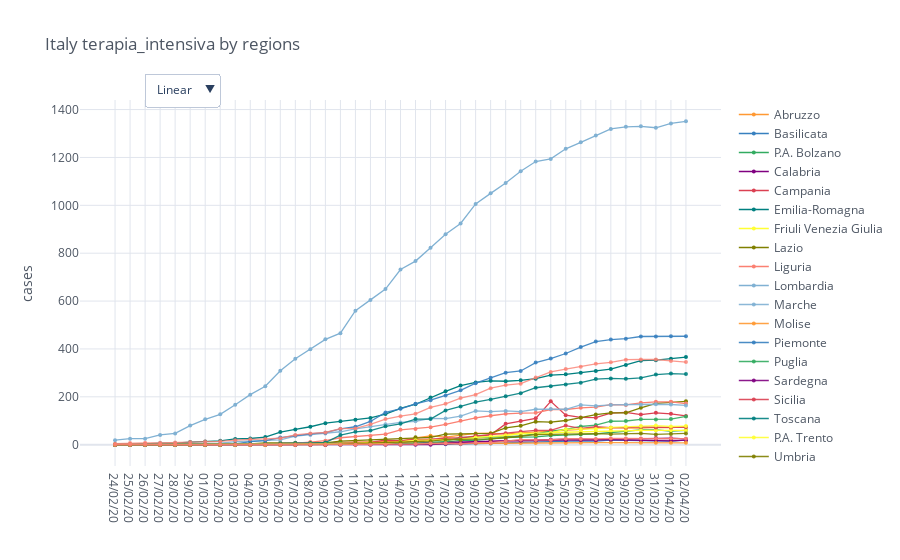

Source (notebook cell):
### Code cell
regions = io.italy_load_regions()
category = 'terapia_intensiva'
total_cases = io.italy_regions_filter_by_category(regions, category)

mpl.iplot_comparative_plot(total_cases, title='Italy ' + category + ' by regions')

### Figure 1 — Plotly figure (JSON) as saved in the notebook; plotly's stock layout.template omitted (floating-point values rounded to 4 significant figures)
{"data": [{"line": {"color": "rgba(255, 153, 51, 1.0)", "dash": "solid", "shape": "linear", "width": 1.3}, "marker": {"size": 4, "symbol": "circle"}, "mode": "lines+markers", "name": "Abruzzo", "text": "", "type": "scatter", "x": ["24/02/20", "25/02/20", "26/02/20", "27/02/20", "28/02/20", "29/02/20", "01/03/20", "02/03/20", "03/03/20", "04/03/20", "05/03/20", "06/03/20", "07/03/20", "08/03/20", "09/03/20", "10/03/20", "11/03/20", "12/03/20", "13/03/20", "14/03/20", "15/03/20", "16/03/20", "17/03/20", "18/03/20", "19/03/20", "20/03/20", "21/03/20", "22/03/20", "23/03/20", "24/03/20", "25/03/20", "26/03/20", "27/03/20", "28/03/20", "29/03/20", "30/03/20", "31/03/20", "01/04/20", "02/04/20"], "y": [0, 0, 0, 0, 0, 0, 0, 0, 0, 0, 0, 0, 0, 0, 0, 9, 9, 12, 14, 14, 28, 37, 32, 41, 47, 48, 44, 49, 52, 57, 59, 64, 71, 70, 68, 69, 73, 71, 75]}, {"line": {"color": "rgba(55, 128, 191, 1.0)", "dash": "solid", "shape": "linear", "width": 1.3}, "marker": {"size": 4, "symbol": "circle"}, "mode": "lines+markers", "name": "Basilicata", "text": "", "type": "scatter", "x": ["24/02/20", "25/02/20", "26/02/20", "27/02/20", "28/02/20", "29/02/20", "01/03/20", "02/03/20", "03/03/20", "04/03/20", "05/03/20", "06/03/20", "07/03/20", "08/03/20", "09/03/20", "10/03/20", "11/03/20", "12/03/20", "13/03/20", "14/03/20", "15/03/20", "16/03/20", "17/03/20", "18/03/20", "19/03/20", "20/03/20", "21/03/20", "22/03/20", "23/03/20", "24/03/20", "25/03/20", "26/03/20", "27/03/20", "28/03/20", "29/03/20", "30/03/20", "31/03/20", "01/04/20", "02/04/20"], "y": [0, 0, 0, 0, 0, 0, 0, 0, 0, 0, 0, 0, 0, 0, 0, 0, 1, 1, 1, 2, 2, 2, 2, 2, 5, 5, 7, 10, 12, 12, 14, 16, 15, 19, 18, 18, 17, 15, 19]}, {"line": {"color": "rgba(50, 171, 96, 1.0)", "dash": "solid", "shape": "linear", "width": 1.3}, "marker": {"size": 4, "symbol": "circle"}, "mode": "lines+markers", "name": "P.A. Bolzano", "text": "", "type": "scatter", "x": ["24/02/20", "25/02/20", "26/02/20", "27/02/20", "28/02/20", "29/02/20", "01/03/20", "02/03/20", "03/03/20", "04/03/20", "05/03/20", "06/03/20", "07/03/20", "08/03/20", "09/03/20", "10/03/20", "11/03/20", "12/03/20", "13/03/20", "14/03/20", "15/03/20", "16/03/20", "17/03/20", "18/03/20", "19/03/20", "20/03/20", "21/03/20", "22/03/20", "23/03/20", "24/03/20", "25/03/20", "26/03/20", "27/03/20", "28/03/20", "29/03/20", "30/03/20", "31/03/20", "01/04/20", "02/04/20"], "y": [0, 0, 0, 0, 0, 0, 0, 0, 0, 0, 0, 0, 0, 0, 0, 1, 4, 4, 5, 7, 4, 11, 11, 18, 18, 24, 30, 32, 33, 38, 40, 43, 45, 51, 56, 62, 62, 57, 60]}, {"line": {"color": "rgba(128, 0, 128, 1.0)", "dash": "solid", "shape": "linear", "width": 1.3}, "marker": {"size": 4, "symbol": "circle"}, "mode": "lines+markers", "name": "Calabria", "text": "", "type": "scatter", "x": ["24/02/20", "25/02/20", "26/02/20", "27/02/20", "28/02/20", "29/02/20", "01/03/20", "02/03/20", "03/03/20", "04/03/20", "05/03/20", "06/03/20", "07/03/20", "08/03/20", "09/03/20", "10/03/20", "11/03/20", "12/03/20", "13/03/20", "14/03/20", "15/03/20", "16/03/20", "17/03/20", "18/03/20", "19/03/20", "20/03/20", "21/03/20", "22/03/20", "23/03/20", "24/03/20", "25/03/20", "26/03/20", "27/03/20", "28/03/20", "29/03/20", "30/03/20", "31/03/20", "01/04/20", "02/04/20"], "y": [0, 0, 0, 0, 0, 0, 0, 0, 0, 0, 0, 0, 0, 0, 0, 2, 2, 2, 3, 4, 6, 7, 10, 11, 13, 16, 16, 17, 20, 21, 23, 23, 22, 22, 19, 18, 17, 16, 19]}, {"line": {"color": "rgba(219, 64, 82, 1.0)", "dash": "solid", "shape": "linear", "width": 1.3}, "marker": {"size": 4, "symbol": "circle"}, "mode": "lines+markers", "name": "Campania", "text": "", "type": "scatter", "x": ["24/02/20", "25/02/20", "26/02/20", "27/02/20", "28/02/20", "29/02/20", "01/03/20", "02/03/20", "03/03/20", "04/03/20", "05/03/20", "06/03/20", "07/03/20", "08/03/20", "09/03/20", "10/03/20", "11/03/20", "12/03/20", "13/03/20", "14/03/20", "15/03/20", "16/03/20", "17/03/20", "18/03/20", "19/03/20", "20/03/20", "21/03/20", "22/03/20", "23/03/20", "24/03/20", "25/03/20", "26/03/20", "27/03/20", "28/03/20", "29/03/20", "30/03/20", "31/03/20", "01/04/20", "02/04/20"], "y": [0, 0, 0, 0, 0, 0, 0, 0, 0, 0, 0, 0, 0, 7, 8, 8, 11, 11, 19, 17, 22, 22, 24, 24, 36, 41, 87, 99, 110, 181, 123, 114, 113, 132, 135, 126, 133, 129, 120]}, {"line": {"color": "rgba(0, 128, 128, 1.0)", "dash": "solid", "shape": "linear", "width": 1.3}, "marker": {"size": 4, "symbol": "circle"}, "mode": "lines+markers", "name": "Emilia-Romagna", "text": "", "type": "scatter", "x": ["24/02/20", "25/02/20", "26/02/20", "27/02/20", "28/02/20", "29/02/20", "01/03/20", "02/03/20", "03/03/20", "04/03/20", "05/03/20", "06/03/20", "07/03/20", "08/03/20", "09/03/20", "10/03/20", "11/03/20", "12/03/20", "13/03/20", "14/03/20", "15/03/20", "16/03/20", "17/03/20", "18/03/20", "19/03/20", "20/03/20", "21/03/20", "22/03/20", "23/03/20", "24/03/20", "25/03/20", "26/03/20", "27/03/20", "28/03/20", "29/03/20", "30/03/20", "31/03/20", "01/04/20", "02/04/20"], "y": [2, 2, 3, 6, 6, 11, 13, 16, 24, 26, 32, 53, 64, 75, 90, 98, 104, 112, 128, 152, 169, 197, 223, 247, 260, 267, 265, 269, 276, 291, 294, 301, 308, 316, 333, 351, 353, 359, 366]}, {"line": {"color": "rgba(255, 255, 51, 1.0)", "dash": "solid", "shape": "linear", "width": 1.3}, "marker": {"size": 4, "symbol": "circle"}, "mode": "lines+markers", "name": "Friuli Venezia Giulia", "text": "", "type": "scatter", "x": ["24/02/20", "25/02/20", "26/02/20", "27/02/20", "28/02/20", "29/02/20", "01/03/20", "02/03/20", "03/03/20", "04/03/20", "05/03/20", "06/03/20", "07/03/20", "08/03/20", "09/03/20", "10/03/20", "11/03/20", "12/03/20", "13/03/20", "14/03/20", "15/03/20", "16/03/20", "17/03/20", "18/03/20", "19/03/20", "20/03/20", "21/03/20", "22/03/20", "23/03/20", "24/03/20", "25/03/20", "26/03/20", "27/03/20", "28/03/20", "29/03/20", "30/03/20", "31/03/20", "01/04/20", "02/04/20"], "y": [0, 0, 0, 0, 0, 0, 0, 0, 0, 0, 0, 0, 1, 1, 1, 6, 5, 10, 8, 11, 12, 19, 21, 27, 29, 32, 37, 47, 41, 49, 52, 54, 57, 59, 60, 60, 60, 60, 60]}, {"line": {"color": "rgba(128, 128, 0, 1.0)", "dash": "solid", "shape": "linear", "width": 1.3}, "marker": {"size": 4, "symbol": "circle"}, "mode": "lines+markers", "name": "Lazio", "text": "", "type": "scatter", "x": ["24/02/20", "25/02/20", "26/02/20", "27/02/20", "28/02/20", "29/02/20", "01/03/20", "02/03/20", "03/03/20", "04/03/20", "05/03/20", "06/03/20", "07/03/20", "08/03/20", "09/03/20", "10/03/20", "11/03/20", "12/03/20", "13/03/20", "14/03/20", "15/03/20", "16/03/20", "17/03/20", "18/03/20", "19/03/20", "20/03/20", "21/03/20", "22/03/20", "23/03/20", "24/03/20", "25/03/20", "26/03/20", "27/03/20", "28/03/20", "29/03/20", "30/03/20", "31/03/20", "01/04/20", "02/04/20"], "y": [1, 1, 0, 0, 0, 0, 0, 0, 0, 3, 7, 8, 8, 8, 8, 15, 18, 20, 24, 25, 31, 31, 44, 44, 45, 47, 70, 79, 96, 94, 101, 113, 126, 133, 133, 154, 173, 177, 181]}, {"line": {"color": "rgba(251, 128, 114, 1.0)", "dash": "solid", "shape": "linear", "width": 1.3}, "marker": {"size": 4, "symbol": "circle"}, "mode": "lines+markers", "name": "Liguria", "text": "", "type": "scatter", "x": ["24/02/20", "25/02/20", "26/02/20", "27/02/20", "28/02/20", "29/02/20", "01/03/20", "02/03/20", "03/03/20", "04/03/20", "05/03/20", "06/03/20", "07/03/20", "08/03/20", "09/03/20", "10/03/20", "11/03/20", "12/03/20", "13/03/20", "14/03/20", "15/03/20", "16/03/20", "17/03/20", "18/03/20", "19/03/20", "20/03/20", "21/03/20", "22/03/20", "23/03/20", "24/03/20", "25/03/20", "26/03/20", "27/03/20", "28/03/20", "29/03/20", "30/03/20", "31/03/20", "01/04/20", "02/04/20"], "y": [0, 0, 0, 0, 0, 1, 1, 1, 2, 3, 3, 5, 6, 11, 17, 29, 34, 36, 44, 62, 66, 73, 85, 100, 112, 121, 129, 132, 133, 147, 147, 154, 157, 167, 166, 175, 179, 179, 172]}, {"line": {"color": "rgba(128, 177, 211, 1.0)", "dash": "solid", "shape": "linear", "width": 1.3}, "marker": {"size": 4, "symbol": "circle"}, "mode": "lines+markers", "name": "Lombardia", "text": "", "type": "scatter", "x": ["24/02/20", "25/02/20", "26/02/20", "27/02/20", "28/02/20", "29/02/20", "01/03/20", "02/03/20", "03/03/20", "04/03/20", "05/03/20", "06/03/20", "07/03/20", "08/03/20", "09/03/20", "10/03/20", "11/03/20", "12/03/20", "13/03/20", "14/03/20", "15/03/20", "16/03/20", "17/03/20", "18/03/20", "19/03/20", "20/03/20", "21/03/20", "22/03/20", "23/03/20", "24/03/20", "25/03/20", "26/03/20", "27/03/20", "28/03/20", "29/03/20", "30/03/20", "31/03/20", "01/04/20", "02/04/20"], "y": [19, 25, 25, 41, 47, 80, 106, 127, 167, 209, 244, 309, 359, 399, 440, 466, 560, 605, 650, 732, 767, 823, 879, 924, 1006, 1050, 1093, 1142, 1183, 1194, 1236, 1263, 1292, 1319, 1328, 1330, 1324, 1342, 1351]}, {"line": {"color": "rgba(128, 177, 211, 0.8999999999999999)", "dash": "solid", "shape": "linear", "width": 1.3}, "marker": {"size": 4, "symbol": "circle"}, "mode": "lines+markers", "name": "Marche", "text": "", "type": "scatter", "x": ["24/02/20", "25/02/20", "26/02/20", "27/02/20", "28/02/20", "29/02/20", "01/03/20", "02/03/20", "03/03/20", "04/03/20", "05/03/20", "06/03/20", "07/03/20", "08/03/20", "09/03/20", "10/03/20", "11/03/20", "12/03/20", "13/03/20", "14/03/20", "15/03/20", "16/03/20", "17/03/20", "18/03/20", "19/03/20", "20/03/20", "21/03/20", "22/03/20", "23/03/20", "24/03/20", "25/03/20", "26/03/20", "27/03/20", "28/03/20", "29/03/20", "30/03/20", "31/03/20", "01/04/20", "02/04/20"], "y": [0, 0, 0, 1, 2, 2, 5, 6, 13, 15, 19, 20, 36, 41, 47, 54, 66, 76, 85, 93, 98, 110, 109, 119, 141, 138, 141, 138, 148, 149, 148, 166, 162, 166, 168, 167, 169, 168, 164]}, {"line": {"color": "rgba(255, 153, 51, 0.8999999999999999)", "dash": "solid", "shape": "linear", "width": 1.3}, "marker": {"size": 4, "symbol": "circle"}, "mode": "lines+markers", "name": "Molise", "text": "", "type": "scatter", "x": ["24/02/20", "25/02/20", "26/02/20", "27/02/20", "28/02/20", "29/02/20", "01/03/20", "02/03/20", "03/03/20", "04/03/20", "05/03/20", "06/03/20", "07/03/20", "08/03/20", "09/03/20", "10/03/20", "11/03/20", "12/03/20", "13/03/20", "14/03/20", "15/03/20", "16/03/20", "17/03/20", "18/03/20", "19/03/20", "20/03/20", "21/03/20", "22/03/20", "23/03/20", "24/03/20", "25/03/20", "26/03/20", "27/03/20", "28/03/20", "29/03/20", "30/03/20", "31/03/20", "01/04/20", "02/04/20"], "y": [0, 0, 0, 0, 0, 0, 0, 0, 0, 0, 0, 2, 2, 2, 2, 3, 3, 3, 3, 3, 4, 5, 5, 6, 6, 6, 6, 7, 7, 7, 7, 8, 9, 9, 9, 8, 8, 8, 8]}, {"line": {"color": "rgba(55, 128, 191, 0.8999999999999999)", "dash": "solid", "shape": "linear", "width": 1.3}, "marker": {"size": 4, "symbol": "circle"}, "mode": "lines+markers", "name": "Piemonte", "text": "", "type": "scatter", "x": ["24/02/20", "25/02/20", "26/02/20", "27/02/20", "28/02/20", "29/02/20", "01/03/20", "02/03/20", "03/03/20", "04/03/20", "05/03/20", "06/03/20", "07/03/20", "08/03/20", "09/03/20", "10/03/20", "11/03/20", "12/03/20", "13/03/20", "14/03/20", "15/03/20", "16/03/20", "17/03/20", "18/03/20", "19/03/20", "20/03/20", "21/03/20", "22/03/20", "23/03/20", "24/03/20", "25/03/20", "26/03/20", "27/03/20", "28/03/20", "29/03/20", "30/03/20", "31/03/20", "01/04/20", "02/04/20"], "y": [0, 0, 0, 0, 0, 0, 2, 2, 3, 13, 17, 30, 38, 45, 50, 66, 75, 97, 135, 150, 171, 186, 206, 227, 257, 280, 301, 308, 343, 360, 381, 408, 431, 439, 443, 452, 452, 453, 453]}, {"line": {"color": "rgba(50, 171, 96, 0.8999999999999999)", "dash": "solid", "shape": "linear", "width": 1.3}, "marker": {"size": 4, "symbol": "circle"}, "mode": "lines+markers", "name": "Puglia", "text": "", "type": "scatter", "x": ["24/02/20", "25/02/20", "26/02/20", "27/02/20", "28/02/20", "29/02/20", "01/03/20", "02/03/20", "03/03/20", "04/03/20", "05/03/20", "06/03/20", "07/03/20", "08/03/20", "09/03/20", "10/03/20", "11/03/20", "12/03/20", "13/03/20", "14/03/20", "15/03/20", "16/03/20", "17/03/20", "18/03/20", "19/03/20", "20/03/20", "21/03/20", "22/03/20", "23/03/20", "24/03/20", "25/03/20", "26/03/20", "27/03/20", "28/03/20", "29/03/20", "30/03/20", "31/03/20", "01/04/20", "02/04/20"], "y": [0, 0, 0, 0, 0, 0, 0, 0, 0, 0, 1, 1, 2, 3, 6, 6, 4, 2, 2, 6, 6, 6, 14, 30, 31, 31, 33, 37, 45, 57, 64, 76, 82, 98, 99, 106, 105, 107, 118]}, {"line": {"color": "rgba(128, 0, 128, 0.8999999999999999)", "dash": "solid", "shape": "linear", "width": 1.3}, "marker": {"size": 4, "symbol": "circle"}, "mode": "lines+markers", "name": "Sardegna", "text": "", "type": "scatter", "x": ["24/02/20", "25/02/20", "26/02/20", "27/02/20", "28/02/20", "29/02/20", "01/03/20", "02/03/20", "03/03/20", "04/03/20", "05/03/20", "06/03/20", "07/03/20", "08/03/20", "09/03/20", "10/03/20", "11/03/20", "12/03/20", "13/03/20", "14/03/20", "15/03/20", "16/03/20", "17/03/20", "18/03/20", "19/03/20", "20/03/20", "21/03/20", "22/03/20", "23/03/20", "24/03/20", "25/03/20", "26/03/20", "27/03/20", "28/03/20", "29/03/20", "30/03/20", "31/03/20", "01/04/20", "02/04/20"], "y": [0, 0, 0, 0, 0, 0, 0, 0, 0, 0, 0, 0, 0, 0, 0, 0, 0, 0, 0, 0, 0, 0, 4, 7, 9, 15, 16, 16, 18, 19, 19, 20, 19, 22, 23, 24, 28, 27, 24]}, {"line": {"color": "rgba(219, 64, 82, 0.8999999999999999)", "dash": "solid", "shape": "linear", "width": 1.3}, "marker": {"size": 4, "symbol": "circle"}, "mode": "lines+markers", "name": "Sicilia", "text": "", "type": "scatter", "x": ["24/02/20", "25/02/20", "26/02/20", "27/02/20", "28/02/20", "29/02/20", "01/03/20", "02/03/20", "03/03/20", "04/03/20", "05/03/20", "06/03/20", "07/03/20", "08/03/20", "09/03/20", "10/03/20", "11/03/20", "12/03/20", "13/03/20", "14/03/20", "15/03/20", "16/03/20", "17/03/20", "18/03/20", "19/03/20", "20/03/20", "21/03/20", "22/03/20", "23/03/20", "24/03/20", "25/03/20", "26/03/20", "27/03/20", "28/03/20", "29/03/20", "30/03/20", "31/03/20", "01/04/20", "02/04/20"], "y": [0, 0, 0, 0, 0, 0, 0, 0, 0, 0, 0, 0, 0, 0, 0, 2, 1, 5, 7, 11, 15, 20, 28, 29, 36, 42, 48, 55, 60, 60, 80, 68, 75, 71, 71, 75, 72, 72, 73]}, {"line": {"color": "rgba(0, 128, 128, 0.8999999999999999)", "dash": "solid", "shape": "linear", "width": 1.3}, "marker": {"size": 4, "symbol": "circle"}, "mode": "lines+markers", "name": "Toscana", "text": "", "type": "scatter", "x": ["24/02/20", "25/02/20", "26/02/20", "27/02/20", "28/02/20", "29/02/20", "01/03/20", "02/03/20", "03/03/20", "04/03/20", "05/03/20", "06/03/20", "07/03/20", "08/03/20", "09/03/20", "10/03/20", "11/03/20", "12/03/20", "13/03/20", "14/03/20", "15/03/20", "16/03/20", "17/03/20", "18/03/20", "19/03/20", "20/03/20", "21/03/20", "22/03/20", "23/03/20", "24/03/20", "25/03/20", "26/03/20", "27/03/20", "28/03/20", "29/03/20", "30/03/20", "31/03/20", "01/04/20", "02/04/20"], "y": [0, 0, 0, 0, 0, 0, 0, 0, 0, 2, 3, 5, 7, 7, 9, 40, 54, 59, 77, 87, 107, 107, 143, 160, 178, 189, 202, 215, 238, 244, 251, 259, 274, 277, 275, 279, 293, 297, 295]}, {"line": {"color": "rgba(255, 255, 51, 0.8999999999999999)", "dash": "solid", "shape": "linear", "width": 1.3}, "marker": {"size": 4, "symbol": "circle"}, "mode": "lines+markers", "name": "P.A. Trento", "text": "", "type": "scatter", "x": ["24/02/20", "25/02/20", "26/02/20", "27/02/20", "28/02/20", "29/02/20", "01/03/20", "02/03/20", "03/03/20", "04/03/20", "05/03/20", "06/03/20", "07/03/20", "08/03/20", "09/03/20", "10/03/20", "11/03/20", "12/03/20", "13/03/20", "14/03/20", "15/03/20", "16/03/20", "17/03/20", "18/03/20", "19/03/20", "20/03/20", "21/03/20", "22/03/20", "23/03/20", "24/03/20", "25/03/20", "26/03/20", "27/03/20", "28/03/20", "29/03/20", "30/03/20", "31/03/20", "01/04/20", "02/04/20"], "y": [0, 0, 0, 0, 0, 0, 0, 0, 0, 0, 0, 0, 1, 2, 2, 3, 4, 5, 6, 12, 19, 19, 22, 22, 30, 34, 39, 46, 46, 49, 65, 66, 66, 72, 75, 78, 80, 76, 78]}, {"line": {"color": "rgba(128, 128, 0, 0.8999999999999999)", "dash": "solid", "shape": "linear", "width": 1.3}, "marker": {"size": 4, "symbol": "circle"}, "mode": "lines+markers", "name": "Umbria", "text": "", "type": "scatter", "x": ["24/02/20", "25/02/20", "26/02/20", "27/02/20", "28/02/20", "29/02/20", "01/03/20", "02/03/20", "03/03/20", "04/03/20", "05/03/20", "06/03/20", "07/03/20", "08/03/20", "09/03/20", "10/03/20", "11/03/20", "12/03/20", "13/03/20", "14/03/20", "15/03/20", "16/03/20", "17/03/20", "18/03/20", "19/03/20", "20/03/20", "21/03/20", "22/03/20", "23/03/20", "24/03/20", "25/03/20", "26/03/20", "27/03/20", "28/03/20", "29/03/20", "30/03/20", "31/03/20", "01/04/20", "02/04/20"], "y": [0, 0, 0, 0, 0, 0, 0, 0, 1, 1, 1, 2, 2, 2, 2, 2, 5, 8, 10, 11, 13, 15, 21, 21, 21, 24, 29, 35, 42, 43, 44, 46, 46, 44, 46, 47, 43, 45, 47]}, {"line": {"color": "rgba(251, 128, 114, 0.8999999999999999)", "dash": "solid", "shape": "linear", "width": 1.3}, "marker": {"size": 4, "symbol": "circle"}, "mode": "lines+markers", "name": "Valle d'Aosta", "text": "", "type": "scatter", "x": ["24/02/20", "25/02/20", "26/02/20", "27/02/20", "28/02/20", "29/02/20", "01/03/20", "02/03/20", "03/03/20", "04/03/20", "05/03/20", "06/03/20", "07/03/20", "08/03/20", "09/03/20", "10/03/20", "11/03/20", "12/03/20", "13/03/20", "14/03/20", "15/03/20", "16/03/20", "17/03/20", "18/03/20", "19/03/20", "20/03/20", "21/03/20", "22/03/20", "23/03/20", "24/03/20", "25/03/20", "26/03/20", "27/03/20", "28/03/20", "29/03/20", "30/03/20", "31/03/20", "01/04/20", "02/04/20"], "y": [0, 0, 0, 0, 0, 0, 0, 0, 0, 0, 0, 0, 0, 0, 0, 0, 0, 0, 0, 0, 3, 5, 6, 3, 9, 9, 15, 21, 20, 20, 25, 24, 24, 26, 26, 26, 26, 27, 25]}, {"line": {"color": "rgba(251, 128, 114, 0.7999999999999998)", "dash": "solid", "shape": "linear", "width": 1.3}, "marker": {"size": 4, "symbol": "circle"}, "mode": "lines+markers", "name": "Veneto", "text": "", "type": "scatter", "x": ["24/02/20", "25/02/20", "26/02/20", "27/02/20", "28/02/20", "29/02/20", "01/03/20", "02/03/20", "03/03/20", "04/03/20", "05/03/20", "06/03/20", "07/03/20", "08/03/20", "09/03/20", "10/03/20", "11/03/20", "12/03/20", "13/03/20", "14/03/20", "15/03/20", "16/03/20", "17/03/20", "18/03/20", "19/03/20", "20/03/20", "21/03/20", "22/03/20", "23/03/20", "24/03/20", "25/03/20", "26/03/20", "27/03/20", "28/03/20", "29/03/20", "30/03/20", "31/03/20", "01/04/20", "02/04/20"], "y": [4, 7, 8, 8, 9, 11, 13, 14, 19, 23, 24, 27, 41, 47, 51, 67, 68, 85, 107, 119, 129, 156, 171, 195, 209, 236, 249, 255, 281, 304, 316, 326, 338, 344, 355, 356, 356, 350, 345]}], "layout": {"legend": {"bgcolor": "#FFFFFF", "font": {"color": "#4D5663"}}, "paper_bgcolor": "#FFFFFF", "plot_bgcolor": "#FFFFFF", "title": {"font": {"color": "#4D5663"}, "text": "Italy terapia_intensiva by regions"}, "updatemenus": [{"buttons": [{"args": [{"yaxis.type": "linear"}], "label": "Linear", "method": "relayout"}, {"args": [{"yaxis.type": "log"}], "label": "Log", "method": "relayout"}], "direction": "down", "pad": {"r": 10, "t": 10}, "showactive": true, "x": 0.1, "xanchor": "left", "y": 1.1, "yanchor": "top"}], "xaxis": {"gridcolor": "#E1E5ED", "showgrid": true, "tickfont": {"color": "#4D5663"}, "title": {"font": {"color": "#4D5663"}, "text": ""}, "zerolinecolor": "#E1E5ED"}, "yaxis": {"gridcolor": "#E1E5ED", "showgrid": true, "tickfont": {"color": "#4D5663"}, "title": {"font": {"color": "#4D5663"}, "text": "cases"}, "zerolinecolor": "#E1E5ED"}}}
